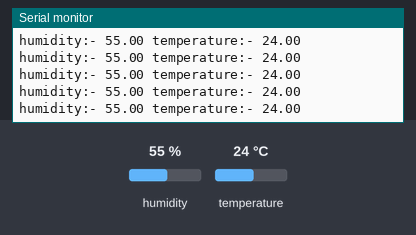
A sketch run on a simulated ESP8266 (NodeMCU). On the bench: the last lines printed to the serial monitor. The inputs (shaded band) are chosen by the test bench; at power-on: humidity 55 %, temperature 24 °C. WiFi joins after 1.5 s; servers stay silent unless stated.

Above: at 3.0 s.
3.1 s: humidity set to 22 %
4.6 s: temperature set to 12 °C
At 5.86 s:
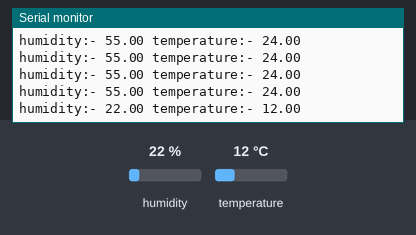
12.5 s: humidity set to 40 %
At 12.86 s:
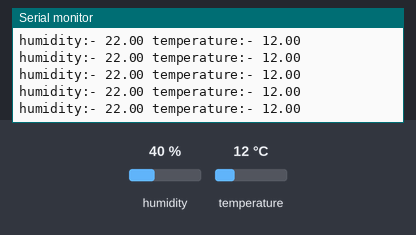
Timing chart, 0 to 15.5 s (numbered marks = the images above; inputs shaded):
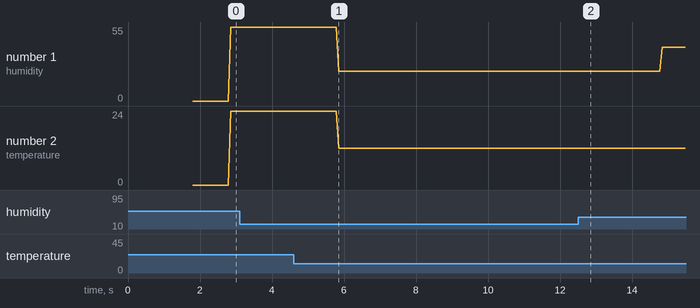

The sketch:

temp_monitoring_using_iot_blink_app.ino
```cpp
#define BLYNK_TEMPLATE_ID "TMPLcsm1Xb_T"
#define BLYNK_DEVICE_NAME "DHT"
#define BLYNK_AUTH_TOKEN "CorUad4azhtcVRdGMsuJ2RQvrAWLsdPE"
#define BLYNK_PRINT Serial
#include <ESP8266WiFi.h>
#include <BlynkSimpleEsp8266.h>
#include <DHT.h>
#define DHTPIN 5
#define DHTTYPE DHT11
char auth[] = "CorUad4azhtcVRdGMsuJ2RQvrAWLsdPE";
char ssid[] = "DESKTOP123";
char pass[] = "Ldceam123";
DHT dht(DHTPIN, DHTTYPE);
BlynkTimer timer;
float h;
float t;
void sendSensor()
{
  h = dht.readHumidity();
  t = dht.readTemperature();

  if (isnan(h) || isnan(t)) {
    Serial.println("Failed to read from DHT sensor!");
    return;
  }
  Blynk.virtualWrite(V5, h);
  Blynk.virtualWrite(V6, t);
}


void setup()
{
  Serial.begin(9600);
  Blynk.begin(auth, ssid, pass);
  dht.begin();
  timer.setInterval(1000L, sendSensor);
}

void loop()
{
  Blynk.run();
  timer.run();
  Serial.print("humidity:- ");
  Serial.print(h);
  Serial.print(" temperature:- ");
  Serial.println(t);

}
```

Measured:
- after the input at 4.6 s, the serial monitor: prints a new line after 1.3 s (image 1)
- plotted number 1: 22 → 40 after the input at 12.5 s
- plotted number 2: 24 → 12 after the input at 4.6 s
